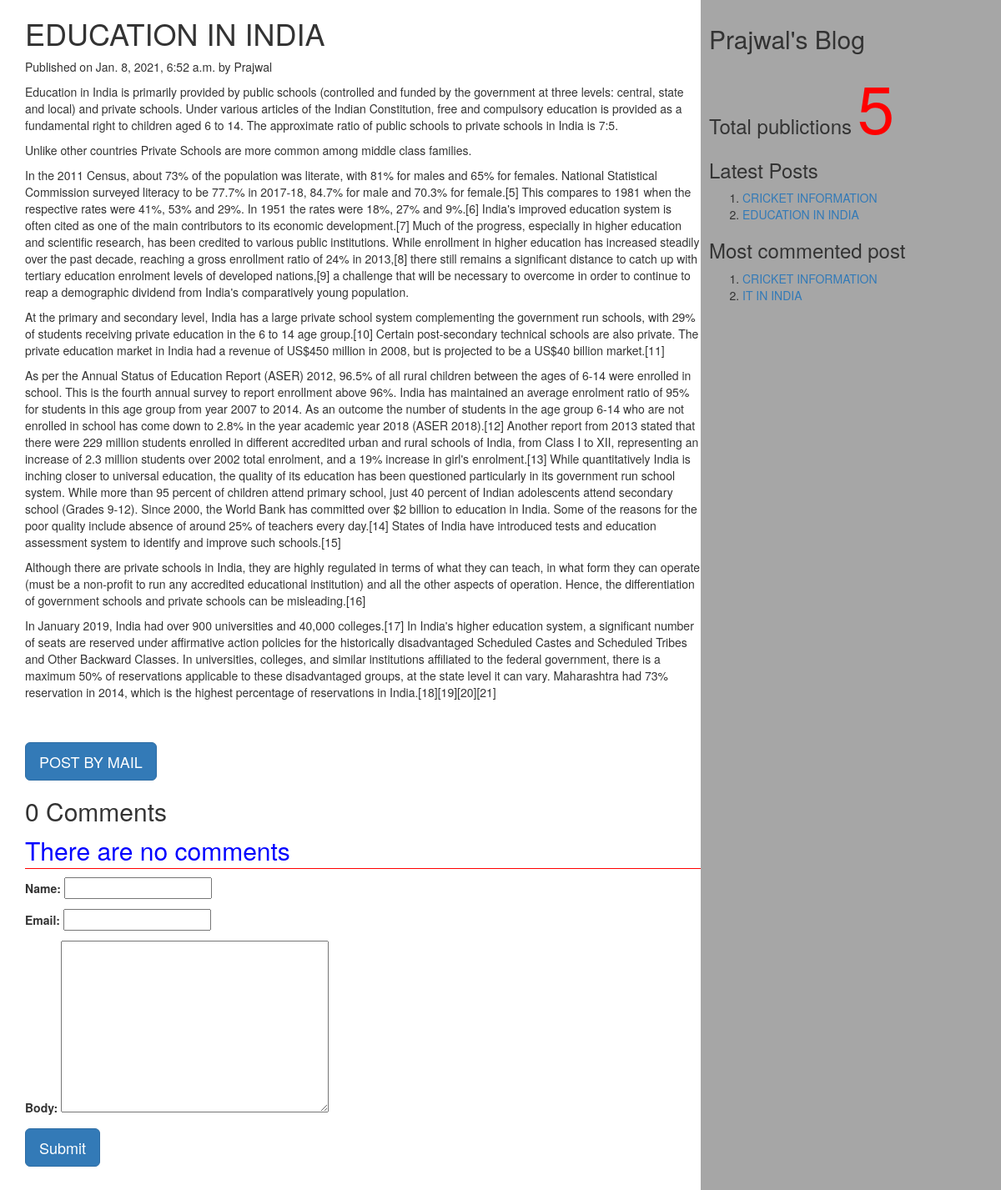
Page /2021/01/08/education-india on the committed database.
### myApp/models.py (models this page shows, shortened)
class Post(models.Model):
          tags=TaggableManager()
          STATUS_CHOICES=(('draft','Draft'),('published','Published'))
          title=models.CharField(max_length=256)
          slug=models.SlugField(max_length=264,unique_for_date='publish')
          author=models.ForeignKey(User,related_name='blog_posts',on_delete= models.CASCADE)
          body=models.TextField()
          publish=models.DateTimeField(default=timezone.now)
          created=models.DateTimeField(auto_now_add=True)
          updated=models.DateTimeField(auto_now=True)
          status= models.CharField(max_length=10,choices=STATUS_CHOICES,default='draft')
          objects=CustomManager()
          class Meta:
                ordering=('-publish',)
          def get_absolute_url(self):
                return reverse('post_detail',args=[self.publish.year,self.publish.strftime('%m'),self.publish.strftime('%d'),self.slug])

### myApp/views.py (the view, shortened to what this page needs)
# urls.py: url(r'(?P<year>\d{4})/(?P<month>\d{2})/(?P<day>\d{2})/(?P<post>[-\w]+)',views.post_detail_view,name='post_detail'),
def post_detail_view(request,year,month,day,post):
    post=get_object_or_404(Post,slug=post,publish__year=year,publish__month=month,publish__day=day)
    comments=post.comments.filter(active=True)
    csubmit=False
    form=CommentForm()
    d={'post':post,'form':form,'csubmit':csubmit,'comments':comments}
    return render(request,'myApp/post_detail.html',d)

### myApp/forms.py
class CommentForm(forms.ModelForm):
    class Meta:
        model=Comment
        fields=('name','email','body')

### myApp/models.py (called while the page is built)
    def get_queryset(self):
        return super().get_queryset().filter(status='published')

### myApp/templatetags/mytags.py (called while the page is built)
@register.simple_tag
def total_posts():
    return Post.objects.count()

@register.inclusion_tag('myApp/latest_post.html')
def show_latest_posts(count=3):
    latest_posts=Post.objects.order_by('-publish')[:count]
    return {'latest_posts':latest_posts}

@register.simple_tag
def get_most_commented_posts(count=2):
    return Post.objects.annotate(total_comments=Count('comments')).order_by('-total_comments')[:count]

### templates/myApp/post_detail.html (shortened to what this page needs)
<html>
    {%extends 'myApp/parent.html'%}
        {%block content_block%}
        <h1>{{post.title}}</h1>
        <p>Published on {{post.publish}} by {{post.author|title}}</p>
        {{post.body|linebreaks}} <br><br>
        <a href="/{{post.id}}/share" class='btn btn-lg btn-primary'>POST BY MAIL</a>
        {%with comments.count as comments_count%}
        <h2>{{comments_count}} Comment{{comments_count|pluralize}}</h2>
        {%endwith%}
        {%if comments%}
         {%for c in comments%}
         <p>Comment {{forloop.counter}} by {{c.name}}</p>
        <div>{{c.body|linebreaks}}</div>
        <hr>
        {%endfor%}
        {%else%}
         <p style="color:blue;font-size:30px;font-style:bold;border-bottom:1px red solid;">There are no comments</p>
        {%endif%}
         {%if csubmit%}
         <h2>Thank you..Your comment has been added successfully!!</h2>
         {%else%}
         <form  method="post">
           {{form.as_p}}
           <input type="submit" class='btn btn-lg btn-primary' value="Submit">
         </form>
         {%endif%}
        {%endblock%}

### templates/myApp/parent.html (shortened to what this page needs)
<html>
{%load mytags%}
    <head>
        <link rel="stylesheet" href="https://maxcdn.bootstrapcdn.com/bootstrap/3.3.7/css/bootstrap.min.css">
    </head>
    <body>
        <div class="content" style="width:70%;float:left;background-color:#ffffff;height:300%;padding:0 0 0 30px">
              {%block content_block%}
              {%endblock%}
        </div>
        <div class="sidebar" style="width:30%;float:right;background-color:#a6a6a6;height:300%;padding:10px">
            <h2>Prajwal's Blog</h2>
            <h3>Total publictions
              <span style="color:red;font-size:80px">
              {%total_posts%}</span>
              <h3>Latest Posts</h3>
              {% show_latest_posts 2 %}
              <h3>Most commented post</h3>
              {%get_most_commented_posts as m%}
              <ol>
                {%for post in m%}
                <li><a href="{{post.get_absolute_url}}">{{post.title}}</a></li>
                {%endfor%}
              </ol>
            </h3>
        </div>
    </body>
</html>

### templates/myApp/latest_post.html
<!DOCTYPE html>
<html lang="en" dir="ltr">
  <body>
    <ol>
    {%for post in latest_posts%}
    <li><a href="{{post.get_absolute_url}}">{{post.title}}</a></li>
    {%endfor%}
    </ol>
  </body>
</html>

### rows in the picture
Post: title "EDUCATION IN INDIA", publish "Jan. 8, 2021, 6:52 a.m.", author "Prajwal", body "Education in India is primarily provided by public schools (controlled and funded by the government at three levels: central, state and local) and private schools. Under various articles of the Indian Constitution, free and compulsory education is provided as a fundamental right to children aged 6 to 14. The approximate ratio of public schools to private schools in India is 7:5. Unlike other countries Private Schools are more common among middle class families. In the 2011 Census, about 73% of the population was literate, with 81% for males and 65% for females. National Statistical Commission surveyed literacy to be 77.7% in 2017-18, 84.7% for male and 70.3% for female.[5] This compares to…"
Post: title "CRICKET INFORMATION"
Post: title "IT IN INDIA"

### other values in the picture
{{ comments_count }} "0"
